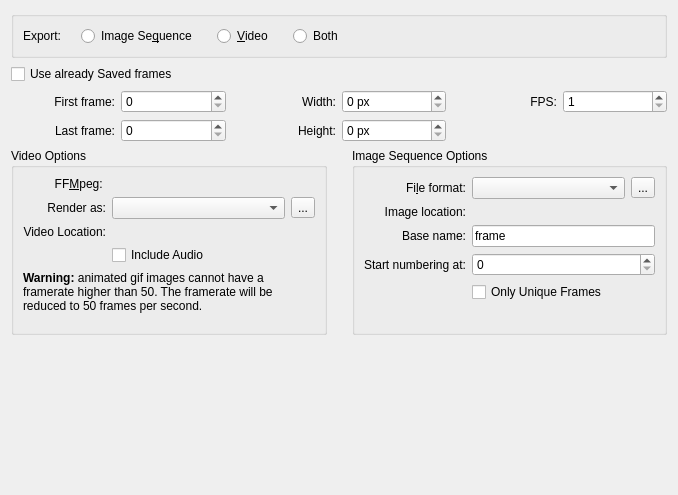
<?xml version="1.0" encoding="UTF-8"?>
<ui version="4.0">
 <class>WdgAnimaterionRenderer</class>
 <widget class="QWidget" name="WdgAnimaterionRenderer">
  <property name="geometry">
   <rect>
    <x>0</x>
    <y>0</y>
    <width>678</width>
    <height>495</height>
   </rect>
  </property>
  <property name="sizePolicy">
   <sizepolicy hsizetype="MinimumExpanding" vsizetype="Minimum">
    <horstretch>0</horstretch>
    <verstretch>0</verstretch>
   </sizepolicy>
  </property>
  <property name="windowTitle">
   <string>AnimationRenderer Image</string>
  </property>
  <layout class="QVBoxLayout" name="verticalLayout_3">
   <item>
    <widget class="QGroupBox" name="exportGroup">
     <layout class="QHBoxLayout" name="horizontalLayout_4">
      <property name="spacing">
       <number>20</number>
      </property>
      <property name="rightMargin">
       <number>1</number>
      </property>
      <item>
       <widget class="QLabel" name="label_10">
        <property name="text">
         <string>Export:</string>
        </property>
       </widget>
      </item>
      <item>
       <widget class="QRadioButton" name="shouldExportOnlyImageSequence">
        <property name="text">
         <string>Image Se&amp;quence</string>
        </property>
       </widget>
      </item>
      <item>
       <widget class="QRadioButton" name="shouldExportOnlyVideo">
        <property name="text">
         <string>&amp;Video</string>
        </property>
       </widget>
      </item>
      <item>
       <widget class="QRadioButton" name="shouldExportAll">
        <property name="text">
         <string>Both</string>
        </property>
       </widget>
      </item>
      <item>
       <spacer name="horizontalSpacer">
        <property name="orientation">
         <enum>Qt::Horizontal</enum>
        </property>
        <property name="sizeHint" stdset="0">
         <size>
          <width>40</width>
          <height>20</height>
         </size>
        </property>
       </spacer>
      </item>
     </layout>
    </widget>
   </item>
   <item>
    <widget class="QCheckBox" name="chkUseSavedFrames">
     <property name="text">
      <string>Use already Saved frames</string>
     </property>
    </widget>
   </item>
   <item>
    <layout class="QGridLayout" name="gridLayout_3">
     <item row="0" column="1">
      <widget class="QSpinBox" name="intStart">
       <property name="sizePolicy">
        <sizepolicy hsizetype="Preferred" vsizetype="Fixed">
         <horstretch>0</horstretch>
         <verstretch>0</verstretch>
        </sizepolicy>
       </property>
      </widget>
     </item>
     <item row="0" column="0">
      <widget class="QLabel" name="label_3">
       <property name="text">
        <string>First frame:</string>
       </property>
       <property name="alignment">
        <set>Qt::AlignRight|Qt::AlignTrailing|Qt::AlignVCenter</set>
       </property>
      </widget>
     </item>
     <item row="0" column="4">
      <widget class="QLabel" name="fpsLabel">
       <property name="layoutDirection">
        <enum>Qt::LeftToRight</enum>
       </property>
       <property name="text">
        <string>FPS:</string>
       </property>
       <property name="alignment">
        <set>Qt::AlignRight|Qt::AlignTrailing|Qt::AlignVCenter</set>
       </property>
      </widget>
     </item>
     <item row="0" column="5">
      <widget class="QSpinBox" name="intFramesPerSecond">
       <property name="minimum">
        <number>1</number>
       </property>
       <property name="singleStep">
        <number>1</number>
       </property>
      </widget>
     </item>
     <item row="1" column="1">
      <widget class="QSpinBox" name="intEnd">
       <property name="sizePolicy">
        <sizepolicy hsizetype="Preferred" vsizetype="Fixed">
         <horstretch>0</horstretch>
         <verstretch>0</verstretch>
        </sizepolicy>
       </property>
       <property name="maximum">
        <number>10000</number>
       </property>
      </widget>
     </item>
     <item row="1" column="0">
      <widget class="QLabel" name="label_4">
       <property name="text">
        <string>Last frame:</string>
       </property>
       <property name="alignment">
        <set>Qt::AlignRight|Qt::AlignTrailing|Qt::AlignVCenter</set>
       </property>
      </widget>
     </item>
     <item row="0" column="3">
      <widget class="QSpinBox" name="intWidth">
       <property name="sizePolicy">
        <sizepolicy hsizetype="Preferred" vsizetype="Fixed">
         <horstretch>0</horstretch>
         <verstretch>0</verstretch>
        </sizepolicy>
       </property>
       <property name="suffix">
        <string> px</string>
       </property>
      </widget>
     </item>
     <item row="0" column="2">
      <widget class="QLabel" name="lblWidth">
       <property name="sizePolicy">
        <sizepolicy hsizetype="Preferred" vsizetype="Preferred">
         <horstretch>0</horstretch>
         <verstretch>0</verstretch>
        </sizepolicy>
       </property>
       <property name="text">
        <string>Width:</string>
       </property>
       <property name="alignment">
        <set>Qt::AlignRight|Qt::AlignTrailing|Qt::AlignVCenter</set>
       </property>
      </widget>
     </item>
     <item row="1" column="2">
      <widget class="QLabel" name="lblHeight">
       <property name="text">
        <string>Height:</string>
       </property>
       <property name="alignment">
        <set>Qt::AlignRight|Qt::AlignTrailing|Qt::AlignVCenter</set>
       </property>
      </widget>
     </item>
     <item row="1" column="3">
      <widget class="QSpinBox" name="intHeight">
       <property name="sizePolicy">
        <sizepolicy hsizetype="Preferred" vsizetype="Fixed">
         <horstretch>0</horstretch>
         <verstretch>0</verstretch>
        </sizepolicy>
       </property>
       <property name="suffix">
        <string> px</string>
       </property>
      </widget>
     </item>
    </layout>
   </item>
   <item>
    <layout class="QHBoxLayout" name="horizontalLayout_5">
     <property name="spacing">
      <number>25</number>
     </property>
     <item>
      <widget class="QGroupBox" name="videoOptionsGroup">
       <property name="sizePolicy">
        <sizepolicy hsizetype="Preferred" vsizetype="Preferred">
         <horstretch>0</horstretch>
         <verstretch>0</verstretch>
        </sizepolicy>
       </property>
       <property name="title">
        <string>Video Options</string>
       </property>
       <layout class="QVBoxLayout" name="verticalLayout">
        <item>
         <layout class="QGridLayout" name="gridLayout">
          <item row="2" column="1">
           <widget class="KisFileNameRequester" name="videoFilename" native="true">
            <property name="sizePolicy">
             <sizepolicy hsizetype="Preferred" vsizetype="Preferred">
              <horstretch>1</horstretch>
              <verstretch>0</verstretch>
             </sizepolicy>
            </property>
           </widget>
          </item>
          <item row="1" column="1">
           <layout class="QHBoxLayout" name="horizontalLayout_3">
            <item>
             <widget class="QComboBox" name="cmbRenderType"/>
            </item>
            <item>
             <widget class="QToolButton" name="bnRenderOptions">
              <property name="toolTip">
               <string>Select the ffmpeg render options.</string>
              </property>
              <property name="text">
               <string>...</string>
              </property>
             </widget>
            </item>
           </layout>
          </item>
          <item row="0" column="0">
           <widget class="QLabel" name="label_9">
            <property name="text">
             <string>FF&amp;Mpeg: </string>
            </property>
            <property name="alignment">
             <set>Qt::AlignRight|Qt::AlignTrailing|Qt::AlignVCenter</set>
            </property>
            <property name="buddy">
             <cstring>ffmpegLocation</cstring>
            </property>
           </widget>
          </item>
          <item row="0" column="1">
           <widget class="KisFileNameRequester" name="ffmpegLocation" native="true"/>
          </item>
          <item row="1" column="0">
           <widget class="QLabel" name="label_6">
            <property name="text">
             <string>Render as:</string>
            </property>
            <property name="alignment">
             <set>Qt::AlignRight|Qt::AlignTrailing|Qt::AlignVCenter</set>
            </property>
           </widget>
          </item>
          <item row="2" column="0">
           <widget class="QLabel" name="label_7">
            <property name="text">
             <string>Video Location:</string>
            </property>
            <property name="alignment">
             <set>Qt::AlignRight|Qt::AlignTrailing|Qt::AlignVCenter</set>
            </property>
           </widget>
          </item>
          <item row="4" column="1">
           <widget class="QCheckBox" name="chkIncludeAudio">
            <property name="sizePolicy">
             <sizepolicy hsizetype="Preferred" vsizetype="Fixed">
              <horstretch>0</horstretch>
              <verstretch>0</verstretch>
             </sizepolicy>
            </property>
            <property name="text">
             <string>Include Audio</string>
            </property>
           </widget>
          </item>
         </layout>
        </item>
        <item>
         <widget class="QLabel" name="lblGifWarning">
          <property name="text">
           <string>&lt;html&gt;&lt;head/&gt;&lt;body&gt;&lt;p&gt;&lt;span style=&quot; font-weight:600;&quot;&gt;Warning:&lt;/span&gt; animated gif images cannot have a framerate higher than 50. The framerate will be reduced to 50 frames per second.&lt;/p&gt;&lt;/body&gt;&lt;/html&gt;</string>
          </property>
          <property name="wordWrap">
           <bool>true</bool>
          </property>
         </widget>
        </item>
        <item>
         <spacer name="verticalSpacer_2">
          <property name="orientation">
           <enum>Qt::Vertical</enum>
          </property>
          <property name="sizeHint" stdset="0">
           <size>
            <width>20</width>
            <height>10</height>
           </size>
          </property>
         </spacer>
        </item>
       </layout>
      </widget>
     </item>
     <item>
      <widget class="QGroupBox" name="imageSequenceOptionsGroup">
       <property name="title">
        <string>Image Sequence Options</string>
       </property>
       <layout class="QVBoxLayout" name="verticalLayout_2">
        <item>
         <layout class="QGridLayout" name="gridLayout_2">
          <item row="0" column="0">
           <widget class="QLabel" name="label_8">
            <property name="text">
             <string>Fi&amp;le format:</string>
            </property>
            <property name="alignment">
             <set>Qt::AlignRight|Qt::AlignTrailing|Qt::AlignVCenter</set>
            </property>
            <property name="buddy">
             <cstring>label_8</cstring>
            </property>
           </widget>
          </item>
          <item row="0" column="1">
           <layout class="QHBoxLayout" name="horizontalLayout_2">
            <item>
             <widget class="QComboBox" name="cmbMimetype">
              <property name="sizePolicy">
               <sizepolicy hsizetype="Preferred" vsizetype="Fixed">
                <horstretch>2</horstretch>
                <verstretch>0</verstretch>
               </sizepolicy>
              </property>
              <property name="toolTip">
               <string>Select the file format for the image sequence. If you want to render to video or animated gif, you can only select PNG</string>
              </property>
             </widget>
            </item>
            <item>
             <widget class="QToolButton" name="bnExportOptions">
              <property name="toolTip">
               <string>Select the frame export options</string>
              </property>
              <property name="text">
               <string>...</string>
              </property>
             </widget>
            </item>
           </layout>
          </item>
          <item row="3" column="0">
           <widget class="QLabel" name="label_5">
            <property name="text">
             <string>Start numbering at:</string>
            </property>
           </widget>
          </item>
          <item row="3" column="1">
           <widget class="QSpinBox" name="sequenceStart">
            <property name="sizePolicy">
             <sizepolicy hsizetype="Preferred" vsizetype="Fixed">
              <horstretch>1</horstretch>
              <verstretch>0</verstretch>
             </sizepolicy>
            </property>
            <property name="maximum">
             <number>999</number>
            </property>
           </widget>
          </item>
          <item row="2" column="0">
           <widget class="QLabel" name="label">
            <property name="sizePolicy">
             <sizepolicy hsizetype="Preferred" vsizetype="Preferred">
              <horstretch>0</horstretch>
              <verstretch>0</verstretch>
             </sizepolicy>
            </property>
            <property name="text">
             <string>Base name:</string>
            </property>
            <property name="alignment">
             <set>Qt::AlignRight|Qt::AlignTrailing|Qt::AlignVCenter</set>
            </property>
           </widget>
          </item>
          <item row="2" column="1">
           <widget class="QLineEdit" name="txtBasename">
            <property name="text">
             <string>frame</string>
            </property>
           </widget>
          </item>
          <item row="1" column="0">
           <widget class="QLabel" name="label_2">
            <property name="text">
             <string>Image location:</string>
            </property>
            <property name="alignment">
             <set>Qt::AlignRight|Qt::AlignTrailing|Qt::AlignVCenter</set>
            </property>
           </widget>
          </item>
          <item row="1" column="1">
           <widget class="KisFileNameRequester" name="dirRequester" native="true">
            <property name="sizePolicy">
             <sizepolicy hsizetype="Preferred" vsizetype="Preferred">
              <horstretch>1</horstretch>
              <verstretch>0</verstretch>
             </sizepolicy>
            </property>
           </widget>
          </item>
          <item row="4" column="1">
           <widget class="QCheckBox" name="chkOnlyUniqueFrames">
            <property name="text">
             <string>Only Unique Frames</string>
            </property>
           </widget>
          </item>
         </layout>
        </item>
        <item>
         <spacer name="verticalSpacer_3">
          <property name="orientation">
           <enum>Qt::Vertical</enum>
          </property>
          <property name="sizeHint" stdset="0">
           <size>
            <width>20</width>
            <height>10</height>
           </size>
          </property>
         </spacer>
        </item>
       </layout>
      </widget>
     </item>
    </layout>
   </item>
   <item>
    <spacer name="verticalSpacer">
     <property name="orientation">
      <enum>Qt::Vertical</enum>
     </property>
     <property name="sizeHint" stdset="0">
      <size>
       <width>20</width>
       <height>10</height>
      </size>
     </property>
    </spacer>
   </item>
  </layout>
 </widget>
 <customwidgets>
  <customwidget>
   <class>KisFileNameRequester</class>
   <extends>QWidget</extends>
   <header>kis_file_name_requester.h</header>
   <container>1</container>
  </customwidget>
 </customwidgets>
 <tabstops>
  <tabstop>cmbMimetype</tabstop>
  <tabstop>cmbRenderType</tabstop>
 </tabstops>
 <resources/>
 <connections/>
</ui>
